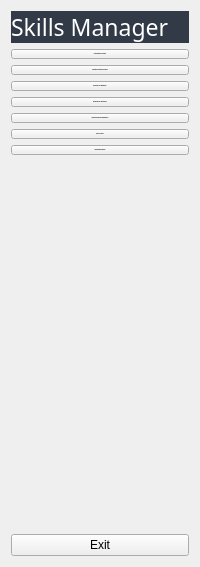
     <widget class="QWidget" name="full_menu_widget" native="true">
      <property name="styleSheet">
       <string notr="true">
/*= Style for mainwindow START
  ==================================================== */
	#MainWindow {
		background-color: #fff;
	}
/*= END
  ==================================================== */

/*= Style for button to change menu style START
  ==================================================== */
	#change_btn {
		padding: 5px;
		border: none;
		width: 30px;
		height: 30px;
	}
/*= END
  ==================================================== */

/*= Style for header widget START
  ==================================================== */
	#widget {
		background-color: #f9fafd;
	}
/*= END
  ==================================================== */

/*= Style for menu with icon only START
  ==================================================== */
  	/* style for widget */
	#icon_only_widget {
		background-color: #313a46;
		width:50px;
	}

    /* style for QPushButton and QLabel */
	#icon_only_widget QPushButton, QLabel {
		height:50px;
		border:none;
		/* border-bottom: 1px solid #b0b0b0; */
	}

	#icon_only_widget QPushButton:hover {
		background-color: rgba( 86, 101, 115, 0.5);
	}

	/* style for logo image */
	#logo_label_1 {
		padding: 5px
	}
/*= END
  ==================================================== */

/*= Style for menu with icon and text START
  ==================================================== */
	/* style for widget */
	#full_menu_widget {
		background-color: #313a46;
	}

	/* style for QPushButton */
	#full_menu_widget QPushButton {
		border:none;
		border-radius: 3px;
		text-align: left;
		padding: 8px 0 8px 15px;
		color: #788596;
		background-color: #313a46;
 		font-weight: bold;
         font-size: 14px;
	}

	#full_menu_widget QPushButton:hover {
		background-color: rgba( 86, 101, 115, 0.5);
	}

	#full_menu_widget QPushButton:checked {
		color: #fff;
	}

	/* style for logo image */
	#logo_label_2 {
		padding: 5px;
		color: #fff;
	}

	/* style for APP title */
	#logo_label_3 {
		padding-right: 10px;
		color: #fff;
	}
/*= END
  ==================================================== */

/*= Style for search button START
  ==================================================== */
	#search_btn {
		border: none;
	}
/*= END
  ==================================================== */

/*= Style for search input START
  ==================================================== */
	#search_input {
		border: none;
		padding: 5px 10px;
	}

	#search_input:focus {
		background-color: #70B9FE;
	}
/*= END
  ==================================================== */

/*= Style for user information button START
  ==================================================== */
	#user_btn {
		border: none;
	}
/*= END
  ==================================================== */</string>
      </property>
      <layout class="QVBoxLayout" name="verticalLayout_2">
       <item>
        <layout class="QHBoxLayout" name="layout_app_label">
         <property name="spacing">
          <number>0</number>
         </property>
         <item>
          <widget class="QLabel" name="label_app_logo">
           <property name="font">
            <font>
             <family>Arial Black</family>
             <pointsize>17</pointsize>
            </font>
           </property>
           <property name="styleSheet">
            <string notr="true">background-color: #313a46;
color:white;</string>
           </property>
           <property name="text">
            <string>Skills Manager</string>
           </property>
          </widget>
         </item>
        </layout>
       </item>
       <item>
        <widget class="QPushButton" name="btn_cartographie">
         <property name="font">
          <font>
           <pointsize>-1</pointsize>
           <bold>true</bold>
          </font>
         </property>
         <property name="text">
          <string>Cartographie des emplois</string>
         </property>
         <property name="icon">
          <iconset resource="../resources/icon/resources.qrc">
           <normaloff>:/icon/home-4-32.ico</normaloff>
           <normalon>:/icon/home-4-48.ico</normalon>:/icon/home-4-32.ico</iconset>
         </property>
         <property name="iconSize">
          <size>
           <width>14</width>
           <height>14</height>
          </size>
         </property>
         <property name="checkable">
          <bool>true</bool>
         </property>
         <property name="autoExclusive">
          <bool>true</bool>
         </property>
        </widget>
       </item>
       <item>
        <widget class="QPushButton" name="btn_fiches_poste">
         <property name="font">
          <font>
           <pointsize>-1</pointsize>
           <bold>true</bold>
          </font>
         </property>
         <property name="text">
          <string>Génération compétences /emploi</string>
         </property>
         <property name="icon">
          <iconset resource="../resources/icon/resources.qrc">
           <normaloff>:/icon/product-32.ico</normaloff>
           <normalon>:/icon/product-48.ico</normalon>:/icon/product-32.ico</iconset>
         </property>
         <property name="iconSize">
          <size>
           <width>14</width>
           <height>14</height>
          </size>
         </property>
         <property name="checkable">
          <bool>true</bool>
         </property>
         <property name="autoExclusive">
          <bool>true</bool>
         </property>
        </widget>
       </item>
       <item>
        <widget class="QPushButton" name="btn_referentiel">
         <property name="font">
          <font>
           <pointsize>-1</pointsize>
           <bold>true</bold>
          </font>
         </property>
         <property name="text">
          <string>Référentiel de compétences</string>
         </property>
         <property name="icon">
          <iconset resource="../resources/icon/resources.qrc">
           <normaloff>:/icon/product-32.ico</normaloff>
           <normalon>:/icon/product-48.ico</normalon>:/icon/product-32.ico</iconset>
         </property>
         <property name="iconSize">
          <size>
           <width>14</width>
           <height>14</height>
          </size>
         </property>
         <property name="checkable">
          <bool>true</bool>
         </property>
         <property name="autoExclusive">
          <bool>true</bool>
         </property>
        </widget>
       </item>
       <item>
        <widget class="QPushButton" name="btn_dictionnaire">
         <property name="font">
          <font>
           <pointsize>-1</pointsize>
           <bold>true</bold>
          </font>
         </property>
         <property name="text">
          <string>Dictionnaire de compétences</string>
         </property>
         <property name="icon">
          <iconset resource="../resources/icon/resources.qrc">
           <normaloff>:/icon/dashboard-5-32.ico</normaloff>
           <normalon>:/icon/dashboard-5-48.ico</normalon>:/icon/dashboard-5-32.ico</iconset>
         </property>
         <property name="iconSize">
          <size>
           <width>14</width>
           <height>14</height>
          </size>
         </property>
         <property name="checkable">
          <bool>true</bool>
         </property>
         <property name="autoExclusive">
          <bool>true</bool>
         </property>
        </widget>
       </item>
       <item>
        <widget class="QPushButton" name="btn_referentiel_2">
         <property name="font">
          <font>
           <pointsize>-1</pointsize>
           <bold>true</bold>
          </font>
         </property>
         <property name="text">
          <string>Cartographie niveaux/compétences</string>
         </property>
         <property name="icon">
          <iconset resource="../resources/icon/resources.qrc">
           <normaloff>:/icon/product-32.ico</normaloff>
           <normalon>:/icon/product-48.ico</normalon>:/icon/product-32.ico</iconset>
         </property>
         <property name="iconSize">
          <size>
           <width>14</width>
           <height>14</height>
          </size>
         </property>
         <property name="checkable">
          <bool>true</bool>
         </property>
         <property name="autoExclusive">
          <bool>true</bool>
         </property>
        </widget>
       </item>
       <item>
        <widget class="QPushButton" name="btn_dictionnaire_2">
         <property name="font">
          <font>
           <pointsize>-1</pointsize>
           <bold>true</bold>
          </font>
         </property>
         <property name="text">
          <string>Fiches de poste</string>
         </property>
         <property name="icon">
          <iconset resource="../resources/icon/resources.qrc">
           <normaloff>:/icon/dashboard-5-32.ico</normaloff>
           <normalon>:/icon/dashboard-5-48.ico</normalon>:/icon/dashboard-5-32.ico</iconset>
         </property>
         <property name="iconSize">
          <size>
           <width>14</width>
           <height>14</height>
          </size>
         </property>
         <property name="checkable">
          <bool>true</bool>
         </property>
         <property name="autoExclusive">
          <bool>true</bool>
         </property>
        </widget>
       </item>
       <item>
        <widget class="QPushButton" name="btn_parametres">
         <property name="font">
          <font>
           <pointsize>-1</pointsize>
           <bold>true</bold>
          </font>
         </property>
         <property name="text">
          <string>Configuration prompts</string>
         </property>
         <property name="icon">
          <iconset resource="../resources/icon/resources.qrc">
           <normaloff>:/icon/dashboard-5-32.ico</normaloff>
           <normalon>:/icon/dashboard-5-48.ico</normalon>:/icon/dashboard-5-32.ico</iconset>
         </property>
         <property name="iconSize">
          <size>
           <width>14</width>
           <height>14</height>
          </size>
         </property>
         <property name="checkable">
          <bool>true</bool>
         </property>
         <property name="autoExclusive">
          <bool>true</bool>
         </property>
        </widget>
       </item>
       <item>
        <spacer name="verticalSpacer_2">
         <property name="orientation">
          <enum>Qt::Orientation::Vertical</enum>
         </property>
         <property name="sizeHint" stdset="0">
          <size>
           <width>20</width>
           <height>373</height>
          </size>
         </property>
        </spacer>
       </item>
       <item>
        <widget class="QPushButton" name="exit_btn_2">
         <property name="text">
          <string>Exit</string>
         </property>
         <property name="icon">
          <iconset resource="../resources/icon/resources.qrc">
           <normaloff>:/icon/close-window-64.ico</normaloff>:/icon/close-window-64.ico</iconset>
         </property>
         <property name="iconSize">
          <size>
           <width>14</width>
           <height>14</height>
          </size>
         </property>
        </widget>
       </item>
      </layout>
     </widget>
